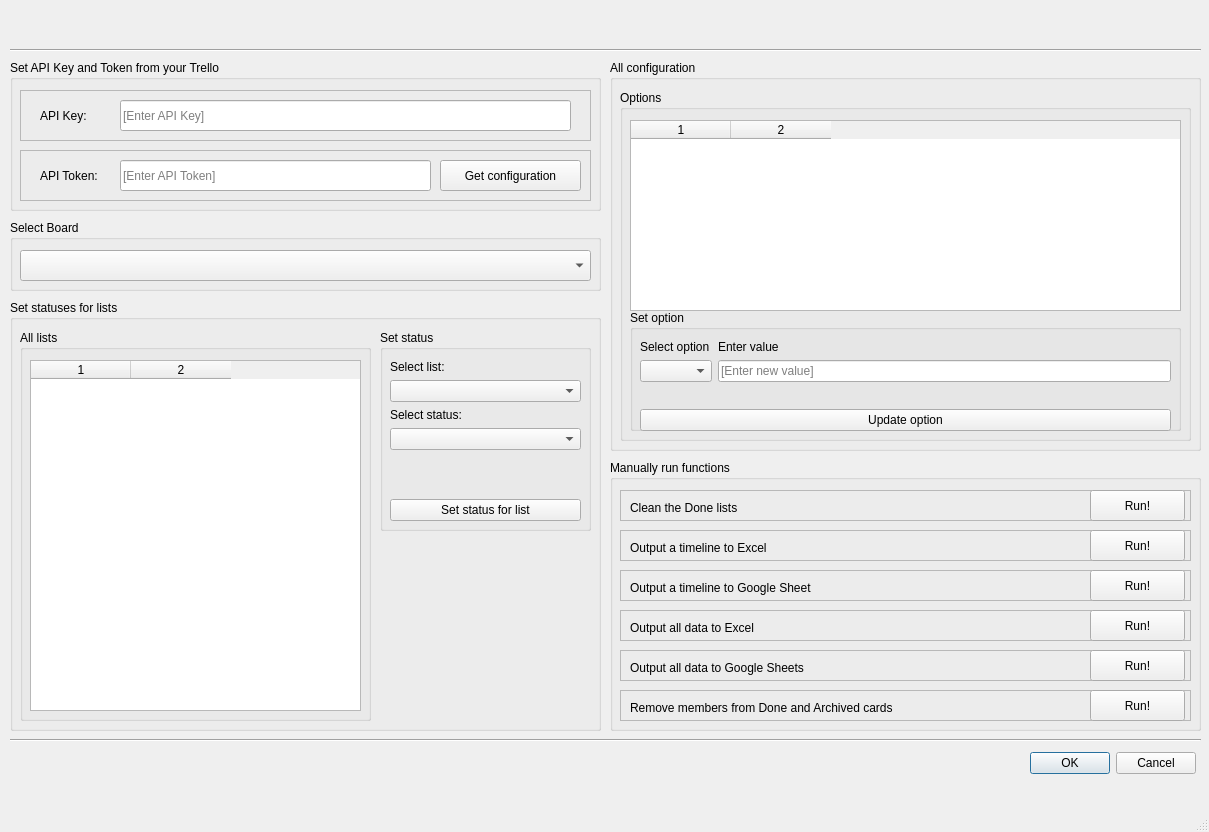
<?xml version="1.0" encoding="UTF-8"?>
<ui version="4.0">
 <class>MainWindow</class>
 <widget class="QMainWindow" name="MainWindow">
  <property name="geometry">
   <rect>
    <x>0</x>
    <y>0</y>
    <width>1209</width>
    <height>832</height>
   </rect>
  </property>
  <property name="windowTitle">
   <string>MainWindow</string>
  </property>
  <widget class="QWidget" name="centralwidget">
   <widget class="Line" name="line">
    <property name="geometry">
     <rect>
      <x>10</x>
      <y>40</y>
      <width>1191</width>
      <height>20</height>
     </rect>
    </property>
    <property name="orientation">
     <enum>Qt::Horizontal</enum>
    </property>
   </widget>
   <widget class="QDialogButtonBox" name="buttonBox">
    <property name="geometry">
     <rect>
      <x>1030</x>
      <y>750</y>
      <width>166</width>
      <height>27</height>
     </rect>
    </property>
    <property name="standardButtons">
     <set>QDialogButtonBox::Cancel|QDialogButtonBox::Ok</set>
    </property>
   </widget>
   <widget class="Line" name="line_2">
    <property name="geometry">
     <rect>
      <x>10</x>
      <y>730</y>
      <width>1191</width>
      <height>20</height>
     </rect>
    </property>
    <property name="orientation">
     <enum>Qt::Horizontal</enum>
    </property>
   </widget>
   <widget class="QGroupBox" name="groupBox">
    <property name="geometry">
     <rect>
      <x>10</x>
      <y>60</y>
      <width>591</width>
      <height>151</height>
     </rect>
    </property>
    <property name="title">
     <string>Set API Key and Token from your Trello</string>
    </property>
    <widget class="QFrame" name="frame_2">
     <property name="geometry">
      <rect>
       <x>10</x>
       <y>90</y>
       <width>571</width>
       <height>51</height>
      </rect>
     </property>
     <property name="frameShape">
      <enum>QFrame::StyledPanel</enum>
     </property>
     <property name="frameShadow">
      <enum>QFrame::Raised</enum>
     </property>
     <widget class="QLineEdit" name="apitoken">
      <property name="geometry">
       <rect>
        <x>100</x>
        <y>10</y>
        <width>311</width>
        <height>31</height>
       </rect>
      </property>
      <property name="placeholderText">
       <string>[Enter API Token]</string>
      </property>
     </widget>
     <widget class="QLabel" name="label_2">
      <property name="geometry">
       <rect>
        <x>20</x>
        <y>10</y>
        <width>71</width>
        <height>31</height>
       </rect>
      </property>
      <property name="text">
       <string>API Token: </string>
      </property>
     </widget>
     <widget class="QPushButton" name="getboardsbtn">
      <property name="geometry">
       <rect>
        <x>420</x>
        <y>10</y>
        <width>141</width>
        <height>31</height>
       </rect>
      </property>
      <property name="text">
       <string>Get configuration</string>
      </property>
     </widget>
    </widget>
    <widget class="QFrame" name="frame_3">
     <property name="geometry">
      <rect>
       <x>10</x>
       <y>30</y>
       <width>571</width>
       <height>51</height>
      </rect>
     </property>
     <property name="frameShape">
      <enum>QFrame::StyledPanel</enum>
     </property>
     <property name="frameShadow">
      <enum>QFrame::Raised</enum>
     </property>
     <widget class="QLabel" name="label">
      <property name="geometry">
       <rect>
        <x>20</x>
        <y>10</y>
        <width>71</width>
        <height>31</height>
       </rect>
      </property>
      <property name="text">
       <string>API Key: </string>
      </property>
     </widget>
     <widget class="QLineEdit" name="apikey">
      <property name="geometry">
       <rect>
        <x>100</x>
        <y>10</y>
        <width>451</width>
        <height>31</height>
       </rect>
      </property>
      <property name="placeholderText">
       <string>[Enter API Key]</string>
      </property>
     </widget>
    </widget>
   </widget>
   <widget class="QGroupBox" name="groupBox_2">
    <property name="geometry">
     <rect>
      <x>10</x>
      <y>220</y>
      <width>591</width>
      <height>71</height>
     </rect>
    </property>
    <property name="title">
     <string>Select Board</string>
    </property>
    <widget class="QComboBox" name="comboboxboards">
     <property name="geometry">
      <rect>
       <x>10</x>
       <y>30</y>
       <width>571</width>
       <height>31</height>
      </rect>
     </property>
    </widget>
   </widget>
   <widget class="QGroupBox" name="groupBox_3">
    <property name="geometry">
     <rect>
      <x>10</x>
      <y>300</y>
      <width>591</width>
      <height>431</height>
     </rect>
    </property>
    <property name="title">
     <string>Set statuses for lists</string>
    </property>
    <widget class="QGroupBox" name="groupBox_4">
     <property name="geometry">
      <rect>
       <x>10</x>
       <y>30</y>
       <width>351</width>
       <height>391</height>
      </rect>
     </property>
     <property name="title">
      <string>All lists</string>
     </property>
     <widget class="QTableWidget" name="liststable">
      <property name="geometry">
       <rect>
        <x>10</x>
        <y>30</y>
        <width>331</width>
        <height>351</height>
       </rect>
      </property>
      <property name="sizePolicy">
       <sizepolicy hsizetype="Fixed" vsizetype="Expanding">
        <horstretch>19</horstretch>
        <verstretch>0</verstretch>
       </sizepolicy>
      </property>
      <property name="minimumSize">
       <size>
        <width>0</width>
        <height>0</height>
       </size>
      </property>
      <property name="columnCount">
       <number>2</number>
      </property>
      <column/>
      <column/>
     </widget>
    </widget>
    <widget class="QGroupBox" name="groupBox_5">
     <property name="geometry">
      <rect>
       <x>370</x>
       <y>30</y>
       <width>211</width>
       <height>201</height>
      </rect>
     </property>
     <property name="title">
      <string>Set status</string>
     </property>
     <widget class="QWidget" name="gridLayoutWidget">
      <property name="geometry">
       <rect>
        <x>10</x>
        <y>30</y>
        <width>191</width>
        <height>161</height>
       </rect>
      </property>
      <layout class="QGridLayout" name="gridLayout">
       <item row="6" column="0">
        <widget class="QPushButton" name="setstatusbtn">
         <property name="text">
          <string>Set status for list</string>
         </property>
        </widget>
       </item>
       <item row="1" column="0">
        <widget class="QComboBox" name="comboboxlist"/>
       </item>
       <item row="0" column="0">
        <widget class="QLabel" name="label_3">
         <property name="text">
          <string>Select list:</string>
         </property>
        </widget>
       </item>
       <item row="3" column="0">
        <widget class="QLabel" name="label_4">
         <property name="text">
          <string>Select status:</string>
         </property>
        </widget>
       </item>
       <item row="4" column="0">
        <widget class="QComboBox" name="comboboxstatus"/>
       </item>
       <item row="5" column="0">
        <spacer name="verticalSpacer">
         <property name="orientation">
          <enum>Qt::Vertical</enum>
         </property>
         <property name="sizeHint" stdset="0">
          <size>
           <width>20</width>
           <height>40</height>
          </size>
         </property>
        </spacer>
       </item>
      </layout>
     </widget>
    </widget>
   </widget>
   <widget class="QGroupBox" name="groupBox_6">
    <property name="geometry">
     <rect>
      <x>610</x>
      <y>60</y>
      <width>591</width>
      <height>391</height>
     </rect>
    </property>
    <property name="title">
     <string>All configuration</string>
    </property>
    <widget class="QGroupBox" name="groupBox_7">
     <property name="geometry">
      <rect>
       <x>10</x>
       <y>30</y>
       <width>571</width>
       <height>351</height>
      </rect>
     </property>
     <property name="title">
      <string>Options</string>
     </property>
     <widget class="QTableWidget" name="optionstable">
      <property name="geometry">
       <rect>
        <x>10</x>
        <y>30</y>
        <width>551</width>
        <height>191</height>
       </rect>
      </property>
      <property name="sizePolicy">
       <sizepolicy hsizetype="Fixed" vsizetype="Expanding">
        <horstretch>19</horstretch>
        <verstretch>0</verstretch>
       </sizepolicy>
      </property>
      <property name="minimumSize">
       <size>
        <width>0</width>
        <height>0</height>
       </size>
      </property>
      <property name="columnCount">
       <number>2</number>
      </property>
      <column/>
      <column/>
     </widget>
     <widget class="QGroupBox" name="groupBox_8">
      <property name="geometry">
       <rect>
        <x>10</x>
        <y>220</y>
        <width>551</width>
        <height>121</height>
       </rect>
      </property>
      <property name="title">
       <string>Set option</string>
      </property>
      <widget class="QWidget" name="gridLayoutWidget_2">
       <property name="geometry">
        <rect>
         <x>10</x>
         <y>30</y>
         <width>531</width>
         <height>91</height>
        </rect>
       </property>
       <layout class="QGridLayout" name="gridLayout_2">
        <item row="4" column="0">
         <spacer name="verticalSpacer_2">
          <property name="orientation">
           <enum>Qt::Vertical</enum>
          </property>
          <property name="sizeHint" stdset="0">
           <size>
            <width>20</width>
            <height>40</height>
           </size>
          </property>
         </spacer>
        </item>
        <item row="2" column="0">
         <widget class="QComboBox" name="comboboxoption"/>
        </item>
        <item row="2" column="1">
         <widget class="QLineEdit" name="optionvalue">
          <property name="placeholderText">
           <string>[Enter new value]</string>
          </property>
         </widget>
        </item>
        <item row="0" column="1">
         <widget class="QLabel" name="label_6">
          <property name="text">
           <string>Enter value</string>
          </property>
         </widget>
        </item>
        <item row="0" column="0">
         <widget class="QLabel" name="label_5">
          <property name="text">
           <string>Select option</string>
          </property>
         </widget>
        </item>
        <item row="5" column="0" colspan="2">
         <widget class="QPushButton" name="setoptionbtn">
          <property name="text">
           <string>Update option</string>
          </property>
         </widget>
        </item>
       </layout>
      </widget>
     </widget>
    </widget>
   </widget>
   <widget class="QGroupBox" name="groupBox_9">
    <property name="geometry">
     <rect>
      <x>610</x>
      <y>460</y>
      <width>591</width>
      <height>271</height>
     </rect>
    </property>
    <property name="title">
     <string>Manually run functions</string>
    </property>
    <widget class="QFrame" name="frame_4">
     <property name="geometry">
      <rect>
       <x>10</x>
       <y>30</y>
       <width>571</width>
       <height>31</height>
      </rect>
     </property>
     <property name="frameShape">
      <enum>QFrame::StyledPanel</enum>
     </property>
     <property name="frameShadow">
      <enum>QFrame::Raised</enum>
     </property>
     <widget class="QLabel" name="label_8">
      <property name="geometry">
       <rect>
        <x>10</x>
        <y>10</y>
        <width>311</width>
        <height>16</height>
       </rect>
      </property>
      <property name="text">
       <string>Clean the Done lists</string>
      </property>
     </widget>
     <widget class="QPushButton" name="cleandonebtn">
      <property name="geometry">
       <rect>
        <x>470</x>
        <y>0</y>
        <width>95</width>
        <height>31</height>
       </rect>
      </property>
      <property name="text">
       <string>Run!</string>
      </property>
     </widget>
    </widget>
    <widget class="QFrame" name="frame_5">
     <property name="geometry">
      <rect>
       <x>10</x>
       <y>70</y>
       <width>571</width>
       <height>31</height>
      </rect>
     </property>
     <property name="frameShape">
      <enum>QFrame::StyledPanel</enum>
     </property>
     <property name="frameShadow">
      <enum>QFrame::Raised</enum>
     </property>
     <widget class="QLabel" name="label_9">
      <property name="geometry">
       <rect>
        <x>10</x>
        <y>10</y>
        <width>311</width>
        <height>16</height>
       </rect>
      </property>
      <property name="text">
       <string>Output a timeline to Excel</string>
      </property>
     </widget>
     <widget class="QPushButton" name="timelineexcelbtn">
      <property name="geometry">
       <rect>
        <x>470</x>
        <y>0</y>
        <width>95</width>
        <height>31</height>
       </rect>
      </property>
      <property name="text">
       <string>Run!</string>
      </property>
     </widget>
    </widget>
    <widget class="QFrame" name="frame_6">
     <property name="geometry">
      <rect>
       <x>10</x>
       <y>110</y>
       <width>571</width>
       <height>31</height>
      </rect>
     </property>
     <property name="frameShape">
      <enum>QFrame::StyledPanel</enum>
     </property>
     <property name="frameShadow">
      <enum>QFrame::Raised</enum>
     </property>
     <widget class="QLabel" name="label_11">
      <property name="geometry">
       <rect>
        <x>10</x>
        <y>10</y>
        <width>311</width>
        <height>16</height>
       </rect>
      </property>
      <property name="text">
       <string>Output a timeline to Google Sheet</string>
      </property>
     </widget>
     <widget class="QPushButton" name="timelinegsheetsbtn">
      <property name="geometry">
       <rect>
        <x>470</x>
        <y>0</y>
        <width>95</width>
        <height>31</height>
       </rect>
      </property>
      <property name="text">
       <string>Run!</string>
      </property>
     </widget>
    </widget>
    <widget class="QFrame" name="frame_7">
     <property name="geometry">
      <rect>
       <x>10</x>
       <y>150</y>
       <width>571</width>
       <height>31</height>
      </rect>
     </property>
     <property name="frameShape">
      <enum>QFrame::StyledPanel</enum>
     </property>
     <property name="frameShadow">
      <enum>QFrame::Raised</enum>
     </property>
     <widget class="QLabel" name="label_12">
      <property name="geometry">
       <rect>
        <x>10</x>
        <y>10</y>
        <width>311</width>
        <height>16</height>
       </rect>
      </property>
      <property name="text">
       <string>Output all data to Excel</string>
      </property>
     </widget>
     <widget class="QPushButton" name="alldataexcelbtn">
      <property name="geometry">
       <rect>
        <x>470</x>
        <y>0</y>
        <width>95</width>
        <height>31</height>
       </rect>
      </property>
      <property name="text">
       <string>Run!</string>
      </property>
     </widget>
    </widget>
    <widget class="QFrame" name="frame_8">
     <property name="geometry">
      <rect>
       <x>10</x>
       <y>190</y>
       <width>571</width>
       <height>31</height>
      </rect>
     </property>
     <property name="frameShape">
      <enum>QFrame::StyledPanel</enum>
     </property>
     <property name="frameShadow">
      <enum>QFrame::Raised</enum>
     </property>
     <widget class="QLabel" name="label_14">
      <property name="geometry">
       <rect>
        <x>10</x>
        <y>10</y>
        <width>311</width>
        <height>16</height>
       </rect>
      </property>
      <property name="text">
       <string>Output all data to Google Sheets</string>
      </property>
     </widget>
     <widget class="QPushButton" name="alldatagsheetsbtn">
      <property name="geometry">
       <rect>
        <x>470</x>
        <y>0</y>
        <width>95</width>
        <height>31</height>
       </rect>
      </property>
      <property name="text">
       <string>Run!</string>
      </property>
     </widget>
    </widget>
    <widget class="QFrame" name="frame_9">
     <property name="geometry">
      <rect>
       <x>10</x>
       <y>230</y>
       <width>571</width>
       <height>31</height>
      </rect>
     </property>
     <property name="frameShape">
      <enum>QFrame::StyledPanel</enum>
     </property>
     <property name="frameShadow">
      <enum>QFrame::Raised</enum>
     </property>
     <widget class="QLabel" name="label_15">
      <property name="geometry">
       <rect>
        <x>10</x>
        <y>10</y>
        <width>381</width>
        <height>16</height>
       </rect>
      </property>
      <property name="text">
       <string>Remove members from Done and Archived cards</string>
      </property>
     </widget>
     <widget class="QPushButton" name="removemembersbtn">
      <property name="geometry">
       <rect>
        <x>470</x>
        <y>0</y>
        <width>95</width>
        <height>31</height>
       </rect>
      </property>
      <property name="text">
       <string>Run!</string>
      </property>
     </widget>
    </widget>
   </widget>
  </widget>
  <widget class="QMenuBar" name="menubar">
   <property name="geometry">
    <rect>
     <x>0</x>
     <y>0</y>
     <width>1209</width>
     <height>23</height>
    </rect>
   </property>
  </widget>
  <widget class="QStatusBar" name="statusbar"/>
 </widget>
 <resources/>
 <connections/>
</ui>
